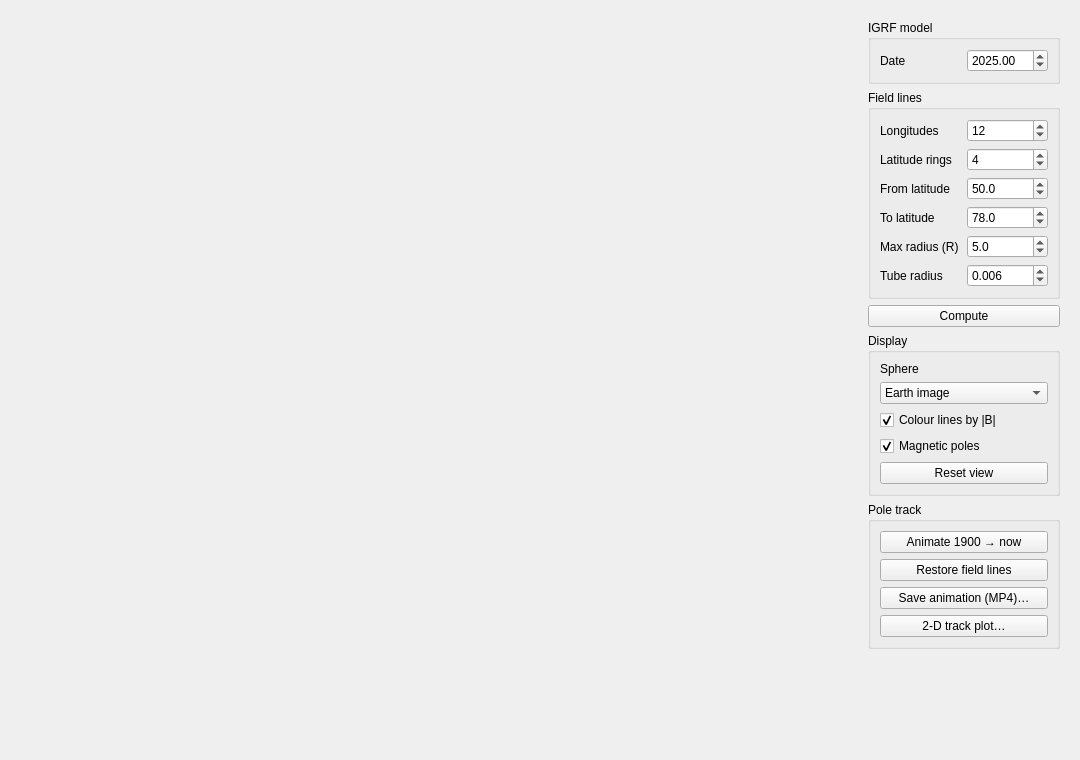
<?xml version="1.0" encoding="UTF-8"?>
<ui version="4.0">
 <class>MagField3D</class>
 <widget class="QWidget" name="MagField3D">
  <property name="geometry">
   <rect>
    <x>0</x>
    <y>0</y>
    <width>1080</width>
    <height>760</height>
   </rect>
  </property>
  <layout class="QHBoxLayout" name="rootLayout" stretch="4,1">
   <item>
    <widget class="QWidget" name="viewHost" native="true">
     <property name="minimumSize">
      <size>
       <width>520</width>
       <height>520</height>
      </size>
     </property>
    </widget>
   </item>
   <item>
    <widget class="QWidget" name="controlsPanel" native="true">
     <layout class="QVBoxLayout" name="controlsLayout">
      <item>
       <widget class="QGroupBox" name="modelGroup">
        <property name="title">
         <string>IGRF model</string>
        </property>
        <layout class="QGridLayout" name="modelLayout">
         <item row="0" column="0">
          <widget class="QLabel" name="lblDate">
           <property name="text">
            <string>Date</string>
           </property>
          </widget>
         </item>
         <item row="0" column="1">
          <widget class="QDoubleSpinBox" name="dateBox">
           <property name="toolTip">
            <string>Decimal year. The IGRF generation and epoch are picked from it (valid 1900-2030).</string>
           </property>
           <property name="decimals">
            <number>2</number>
           </property>
           <property name="minimum">
            <double>1900.000000000000000</double>
           </property>
           <property name="maximum">
            <double>2030.000000000000000</double>
           </property>
           <property name="singleStep">
            <double>1.000000000000000</double>
           </property>
           <property name="value">
            <double>2025.000000000000000</double>
           </property>
          </widget>
         </item>
        </layout>
       </widget>
      </item>
      <item>
       <widget class="QGroupBox" name="seedGroup">
        <property name="title">
         <string>Field lines</string>
        </property>
        <layout class="QGridLayout" name="seedLayout">
         <item row="0" column="0">
          <widget class="QLabel" name="lblLon">
           <property name="text">
            <string>Longitudes</string>
           </property>
          </widget>
         </item>
         <item row="0" column="1">
          <widget class="QSpinBox" name="lonBox">
           <property name="toolTip">
            <string>Field lines started at this many longitudes, on every latitude ring, in both hemispheres.</string>
           </property>
           <property name="minimum">
            <number>1</number>
           </property>
           <property name="maximum">
            <number>180</number>
           </property>
           <property name="value">
            <number>12</number>
           </property>
          </widget>
         </item>
         <item row="1" column="0">
          <widget class="QLabel" name="lblRing">
           <property name="text">
            <string>Latitude rings</string>
           </property>
          </widget>
         </item>
         <item row="1" column="1">
          <widget class="QSpinBox" name="ringBox">
           <property name="minimum">
            <number>1</number>
           </property>
           <property name="maximum">
            <number>20</number>
           </property>
           <property name="value">
            <number>4</number>
           </property>
          </widget>
         </item>
         <item row="2" column="0">
          <widget class="QLabel" name="lblLat0">
           <property name="text">
            <string>From latitude</string>
           </property>
          </widget>
         </item>
         <item row="2" column="1">
          <widget class="QDoubleSpinBox" name="lat0Box">
           <property name="toolTip">
            <string>Footpoint latitude of the innermost ring (mirrored into the southern hemisphere).</string>
           </property>
           <property name="decimals">
            <number>1</number>
           </property>
           <property name="minimum">
            <double>0.000000000000000</double>
           </property>
           <property name="maximum">
            <double>89.000000000000000</double>
           </property>
           <property name="value">
            <double>50.000000000000000</double>
           </property>
          </widget>
         </item>
         <item row="3" column="0">
          <widget class="QLabel" name="lblLat1">
           <property name="text">
            <string>To latitude</string>
           </property>
          </widget>
         </item>
         <item row="3" column="1">
          <widget class="QDoubleSpinBox" name="lat1Box">
           <property name="decimals">
            <number>1</number>
           </property>
           <property name="minimum">
            <double>0.000000000000000</double>
           </property>
           <property name="maximum">
            <double>89.000000000000000</double>
           </property>
           <property name="value">
            <double>78.000000000000000</double>
           </property>
          </widget>
         </item>
         <item row="4" column="0">
          <widget class="QLabel" name="lblRmax">
           <property name="text">
            <string>Max radius (R)</string>
           </property>
          </widget>
         </item>
         <item row="4" column="1">
          <widget class="QDoubleSpinBox" name="rmaxBox">
           <property name="toolTip">
            <string>A line is dropped once it passes this distance, in Earth radii, from the centre.</string>
           </property>
           <property name="decimals">
            <number>1</number>
           </property>
           <property name="minimum">
            <double>1.500000000000000</double>
           </property>
           <property name="maximum">
            <double>30.000000000000000</double>
           </property>
           <property name="singleStep">
            <double>0.500000000000000</double>
           </property>
           <property name="value">
            <double>5.000000000000000</double>
           </property>
          </widget>
         </item>
         <item row="5" column="0">
          <widget class="QLabel" name="lblTube">
           <property name="text">
            <string>Tube radius</string>
           </property>
          </widget>
         </item>
         <item row="5" column="1">
          <widget class="QDoubleSpinBox" name="tubeBox">
           <property name="toolTip">
            <string>Drawn thickness of a field line, in Earth radii.</string>
           </property>
           <property name="decimals">
            <number>3</number>
           </property>
           <property name="minimum">
            <double>0.001000000000000</double>
           </property>
           <property name="maximum">
            <double>0.100000000000000</double>
           </property>
           <property name="singleStep">
            <double>0.002000000000000</double>
           </property>
           <property name="value">
            <double>0.006000000000000</double>
           </property>
          </widget>
         </item>
        </layout>
       </widget>
      </item>
      <item>
       <widget class="QPushButton" name="computeButton">
        <property name="toolTip">
         <string>Trace the field lines for the settings above.</string>
        </property>
        <property name="text">
         <string>Compute</string>
        </property>
       </widget>
      </item>
      <item>
       <widget class="QGroupBox" name="lookGroup">
        <property name="title">
         <string>Display</string>
        </property>
        <layout class="QVBoxLayout" name="lookLayout">
         <item>
          <widget class="QLabel" name="lblSkin">
           <property name="text">
            <string>Sphere</string>
           </property>
          </widget>
         </item>
         <item>
          <widget class="QComboBox" name="skinCombo">
           <property name="toolTip">
            <string>What the globe wears: GMT's Earth image, the IGRF total field at the surface for the date above, or no image at all.</string>
           </property>
           <item>
            <property name="text">
             <string>Earth image</string>
            </property>
           </item>
           <item>
            <property name="text">
             <string>IGRF total field (surface)</string>
            </property>
           </item>
           <item>
            <property name="text">
             <string>Plain</string>
            </property>
           </item>
          </widget>
         </item>
         <item>
          <widget class="QCheckBox" name="colorCheck">
           <property name="toolTip">
            <string>Colour the tubes by the IGRF total field at each point (logarithmic scale).</string>
           </property>
           <property name="text">
            <string>Colour lines by |B|</string>
           </property>
           <property name="checked">
            <bool>true</bool>
           </property>
          </widget>
         </item>
         <item>
          <widget class="QCheckBox" name="polesCheck">
           <property name="toolTip">
            <string>Mark the north and south magnetic poles for the date above — the points where the field is vertical, i.e. where |inclination| is greatest.</string>
           </property>
           <property name="text">
            <string>Magnetic poles</string>
           </property>
           <property name="checked">
            <bool>true</bool>
           </property>
          </widget>
         </item>
         <item>
          <widget class="QPushButton" name="resetViewButton">
           <property name="text">
            <string>Reset view</string>
           </property>
          </widget>
         </item>
        </layout>
       </widget>
      </item>
      <item>
       <widget class="QGroupBox" name="trackGroup">
        <property name="title">
         <string>Pole track</string>
        </property>
        <layout class="QVBoxLayout" name="trackLayout">
         <item>
          <widget class="QPushButton" name="trackButton">
           <property name="toolTip">
            <string>Walk both magnetic poles from 1900 to this year, one year per step. The field lines are put away while it plays; the year shows over the globe and in the title bar.</string>
           </property>
           <property name="text">
            <string>Animate 1900 → now</string>
           </property>
          </widget>
         </item>
         <item>
          <widget class="QPushButton" name="restoreLinesButton">
           <property name="toolTip">
            <string>Put the 3-D field lines back and return the markers to the date above. Until it is pressed the globe carries the track alone, free to be turned and zoomed.</string>
           </property>
           <property name="text">
            <string>Restore field lines</string>
           </property>
          </widget>
         </item>
         <item>
          <widget class="QPushButton" name="saveMovieButton">
           <property name="toolTip">
            <string>Play the whole track into an MP4 file, one frame per year, exactly as it looks in this window.</string>
           </property>
           <property name="text">
            <string>Save animation (MP4)…</string>
           </property>
          </widget>
         </item>
         <item>
          <widget class="QPushButton" name="trackPlotButton">
           <property name="toolTip">
            <string>The same track as a pair of flat polar maps, one per hemisphere, with the year marked every ten years.</string>
           </property>
           <property name="text">
            <string>2-D track plot…</string>
           </property>
          </widget>
         </item>
        </layout>
       </widget>
      </item>
      <item>
       <widget class="QLabel" name="statusLabel">
        <property name="text">
         <string/>
        </property>
        <property name="wordWrap">
         <bool>true</bool>
        </property>
       </widget>
      </item>
      <item>
       <spacer name="tailSpacer">
        <property name="orientation">
         <enum>Qt::Orientation::Vertical</enum>
        </property>
        <property name="sizeHint" stdset="0">
         <size>
          <width>20</width>
          <height>10</height>
         </size>
        </property>
       </spacer>
      </item>
     </layout>
    </widget>
   </item>
  </layout>
 </widget>
 <resources/>
 <connections/>
</ui>
